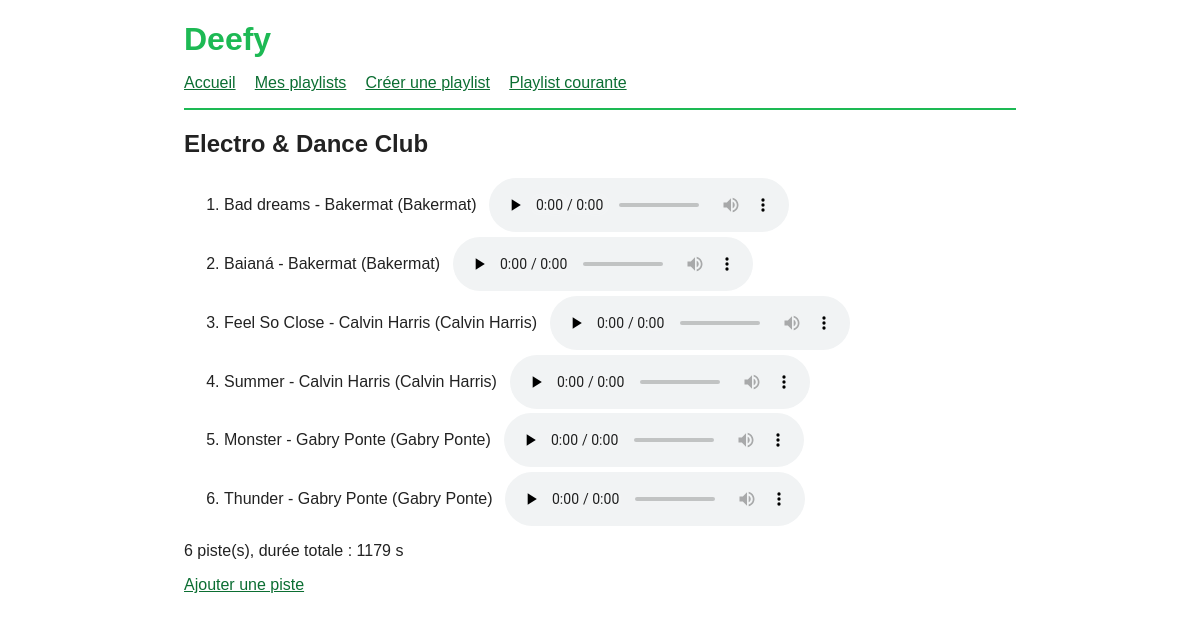
/?action=playlist&id=12, run on the app's committed database.
### tables this page shows
CREATE TABLE `playlist` (
  `id` int(11) NOT NULL AUTO_INCREMENT,
  `nom` varchar(100) NOT NULL,
  PRIMARY KEY (`id`)
);

CREATE TABLE `track` (
  `id` int(11) NOT NULL AUTO_INCREMENT,
  `titre` varchar(100) NOT NULL,
  `genre` varchar(30) DEFAULT NULL,
  `duree` int(11) DEFAULT NULL,
  `filename` varchar(100) DEFAULT NULL,
  `type` varchar(30) DEFAULT 'A',
  `artiste_album` varchar(50) DEFAULT NULL,
  `titre_album` varchar(50) DEFAULT NULL,
  `annee_album` int(4) DEFAULT NULL,
  `numero_album` int(11) DEFAULT NULL,
  `auteur_podcast` varchar(100) DEFAULT NULL,
  `date_posdcast` date DEFAULT NULL,
  PRIMARY KEY (`id`)
);

### index.php (called while the page is built, shortened)
<?php
$dispatcher = new Dispatcher();
$dispatcher->addRoute('default', DefaultAction::class)
    ->addRoute('playlists', ListPlaylistsAction::class)
    ->addRoute('playlist', DisplayPlaylistAction::class)
    ->addRoute('add-playlist', AddPlaylistAction::class)
    ->addRoute('add-track', AddPodcastTrackAction::class);
$dispatcher->run();

### src/classes/audio/lists/AudioList.php (called while the page is built, shortened)
<?php
class AudioList
{
    protected array $pistes;
    public function __construct(string $nom, array $pistes = [])
    {
        $this->nom = $nom;
        $this->pistes = $pistes;
    }
    protected function recalculer(): void
    {
        $this->nbPistes = count($this->pistes);
    }
    public function __get(string $name): mixed
    {
        if (property_exists($this, $name)) {
            return $this->$name;
        }
        throw new InvalidPropertyNameException("invalid property : $name");
    }
}

### src/classes/repository/DeefyRepository.php (called while the page is built, shortened)
<?php
class DeefyRepository
{
    private static ?DeefyRepository $instance = null;
    private static array $config = [];
    private PDO $pdo;
    private function __construct(array $conf)
    {
        $this->pdo = new PDO($conf['dsn'], $conf['username'], $conf['password'], [
            PDO::ATTR_ERRMODE => PDO::ERRMODE_EXCEPTION,
            PDO::ATTR_DEFAULT_FETCH_MODE => PDO::FETCH_ASSOC,
            PDO::ATTR_EMULATE_PREPARES => false,
        ]);
    }
    public static function setConfig(string $file): void
    {
        $conf = parse_ini_file($file);
        self::$config = [
            'dsn' => $conf['driver'] . ':host=' . $conf['host'] . ';dbname=' . $conf['database'] . ';charset=utf8',
            'username' => $conf['username'],
            'password' => $conf['password'],
        ];
        self::$instance = null;
    }
    public static function getInstance(): DeefyRepository
    {
        if (self::$instance === null) {
            self::$instance = new DeefyRepository(self::$config);
        }
        return self::$instance;
    }
    public function findPlaylistById(int $id): ?PlayList
    {
        $st = $this->pdo->prepare('SELECT id, nom FROM playlist WHERE id = ?');
        $st->execute([$id]);
        $row = $st->fetch();
        $pl = new PlayList($row['nom']);
        $pl->setId((int) $row['id']);
        $st = $this->pdo->prepare(
            'SELECT t.* FROM track t INNER JOIN playlist2track p ON p.id_track = t.id
             WHERE p.id_pl = ? ORDER BY p.no_piste_dans_liste'
        );
        $st->execute([$id]);
        foreach ($st->fetchAll() as $trackRow) {
            $pl->addTrack($this->rowToTrack($trackRow));
        }
        return $pl;
    }
    private function rowToTrack(array $row): AudioTrack
    {
        if ($row['type'] === 'A') {
            $track = new AlbumTrack($row['titre'], (string) $row['filename'], (string) $row['titre_album'], (int) $row['numero_album']);
            $track->setArtiste((string) $row['artiste_album']);
            $track->setAnnee((int) $row['annee_album']);
            $track->setGenre((string) $row['genre']);
            $track->setDuree((int) $row['duree']);
        }
        $track->setId((int) $row['id']);
        return $track;
    }
}

### src/classes/audio/tracks/AudioTrack.php (called while the page is built, shortened)
<?php
abstract class AudioTrack
{
    public function __construct(string $titre, string $filename)
    {
        $this->titre = $titre;
        $this->filename = $filename;
    }
    public function __get(string $name): mixed
    {
        if (property_exists($this, $name)) {
            return $this->$name;
        }
        throw new InvalidPropertyNameException("invalid property : $name");
    }
}

### src/classes/audio/tracks/AlbumTrack.php (called while the page is built, shortened)
<?php
class AlbumTrack extends AudioTrack
{
    public function __construct(string $titre, string $filename, string $album, int $numero)
    {
        $this->album = $album;
    }
    public function setArtiste(string $artiste): void
    {
        $this->artiste = $artiste;
    }
}

### src/classes/render/AlbumTrackRenderer.php (the view, shortened to what this page needs)
<?php
class AlbumTrackRenderer extends AudioTrackRenderer
{
    private AlbumTrack $track;
    public function __construct(AlbumTrack $track)
    {
        $this->track = $track;
    }
    protected function renderCompact(): string
    {
        $t = $this->track;
        return '<div class="track"><span>' . $this->e($t->titre) . ' - ' . $this->e($t->artiste)
            . ' (' . $this->e($t->album) . ')</span> ' . $this->audioTag($t->filename) . '</div>';
    }
}

### src/classes/render/AudioListRenderer.php (shortened to what this page needs)
<?php
class AudioListRenderer implements Renderer
{
    private AudioList $list;
    public function __construct(AudioList $list)
    {
        $this->list = $list;
    }
    public function render(int $selector = self::COMPACT): string
    {
        $html = '<div class="playlist"><h2>' . htmlspecialchars($this->list->nom, ENT_QUOTES, 'UTF-8') . '</h2>';
        if ($this->list->nbPistes === 0) {
            $html .= '<p>Cette liste ne contient aucune piste.</p>';
        } else {
            $html .= '<ol>';
            foreach ($this->list->pistes as $piste) {
                $renderer = $piste instanceof AlbumTrack
                    ? new AlbumTrackRenderer($piste)
                    : new PodcastRenderer($piste);
                $html .= '<li>' . $renderer->render(self::COMPACT) . '</li>';
            }
            $html .= '</ol>';
        }
        return $html . '<p>' . $this->list->nbPistes . ' piste(s), durée totale : '
            . $this->list->dureeTotale . ' s</p></div>';
    }
}

### src/classes/render/AudioTrackRenderer.php (shortened to what this page needs)
<?php
abstract class AudioTrackRenderer implements Renderer
{
    public function render(int $selector = self::COMPACT): string
    {
        return match ($selector) {
            self::COMPACT => $this->renderCompact(),
            self::LONG => $this->renderLong(),
            default => throw new \InvalidArgumentException("invalid selector : $selector"),
        };
    }
    protected function e(string $text): string
    {
        return htmlspecialchars($text, ENT_QUOTES, 'UTF-8');
    }
    protected function audioTag(string $filename): string
    {
        return '<audio controls preload="none" src="audio/' . $this->e(rawurlencode($filename)) . '"></audio>';
    }
}

### css/style.css (style rules this page uses)
body { font-family: sans-serif; max-width: 52rem; margin: 0 auto; padding: 0 1rem; color: #222; }
.track { display: flex; align-items: center; gap: .8rem; flex-wrap: wrap; margin: .3rem 0; }

### data on the page
playlist: nom "Electro & Dance Club"
track: titre "Bad dreams", artiste_album "Bakermat", titre_album "Bakermat"
track: titre "Baianá", artiste_album "Bakermat", titre_album "Bakermat"
track: titre "Feel So Close", artiste_album "Calvin Harris", titre_album "Calvin Harris"
track: titre "Summer", artiste_album "Calvin Harris", titre_album "Calvin Harris"
track: titre "Monster", artiste_album "Gabry Ponte", titre_album "Gabry Ponte"
track: titre "Thunder", artiste_album "Gabry Ponte", titre_album "Gabry Ponte"

### other printed values
$this->list->nbPistes "6"
$this->list->dureeTotale "1179"
